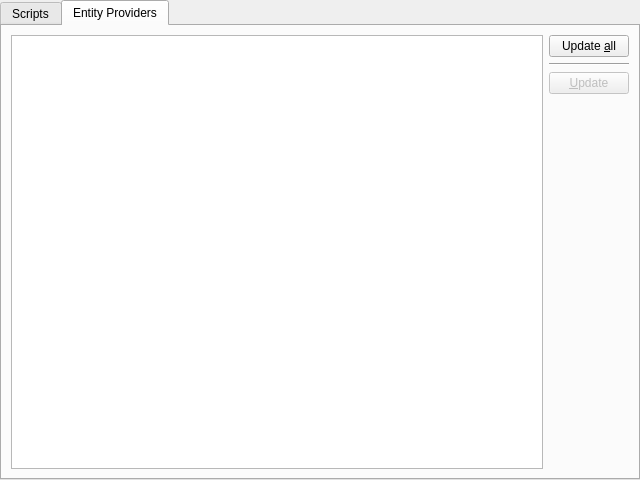
<?xml version="1.0" encoding="UTF-8"?>
<ui version="4.0">
 <class>ScriptPage</class>
 <widget class="QWidget" name="ScriptPage">
  <property name="geometry">
   <rect>
    <x>0</x>
    <y>0</y>
    <width>640</width>
    <height>480</height>
   </rect>
  </property>
  <property name="windowTitle">
   <string>Form</string>
  </property>
  <layout class="QGridLayout" name="gridLayout">
   <property name="leftMargin">
    <number>0</number>
   </property>
   <property name="topMargin">
    <number>0</number>
   </property>
   <property name="rightMargin">
    <number>0</number>
   </property>
   <property name="bottomMargin">
    <number>0</number>
   </property>
   <item row="0" column="0">
    <widget class="QTabWidget" name="tabWidget">
     <property name="currentIndex">
      <number>1</number>
     </property>
     <widget class="QWidget" name="tab">
      <attribute name="title">
       <string>Scripts</string>
      </attribute>
      <layout class="QGridLayout" name="gridLayout_2">
       <item row="0" column="0" rowspan="5">
        <widget class="QTreeView" name="scriptsView">
         <property name="rootIsDecorated">
          <bool>false</bool>
         </property>
        </widget>
       </item>
       <item row="4" column="1">
        <spacer name="verticalSpacer">
         <property name="orientation">
          <enum>Qt::Vertical</enum>
         </property>
         <property name="sizeHint" stdset="0">
          <size>
           <width>20</width>
           <height>331</height>
          </size>
         </property>
        </spacer>
       </item>
       <item row="3" column="1">
        <widget class="QPushButton" name="reloadBtn">
         <property name="enabled">
          <bool>false</bool>
         </property>
         <property name="text">
          <string>&amp;Reload</string>
         </property>
        </widget>
       </item>
       <item row="2" column="1">
        <widget class="Line" name="line">
         <property name="orientation">
          <enum>Qt::Horizontal</enum>
         </property>
        </widget>
       </item>
       <item row="0" column="1">
        <widget class="QPushButton" name="updateAllBtn">
         <property name="text">
          <string>Update &amp;all</string>
         </property>
        </widget>
       </item>
       <item row="1" column="1">
        <widget class="QPushButton" name="reloadAllBtn">
         <property name="text">
          <string>Reload all</string>
         </property>
        </widget>
       </item>
      </layout>
     </widget>
     <widget class="QWidget" name="tab_2">
      <attribute name="title">
       <string>Entity Providers</string>
      </attribute>
      <layout class="QGridLayout" name="gridLayout_3">
       <item row="0" column="0" rowspan="4">
        <widget class="QTreeView" name="providersView">
         <attribute name="headerVisible">
          <bool>false</bool>
         </attribute>
        </widget>
       </item>
       <item row="0" column="1">
        <widget class="QPushButton" name="updateAllProvidersBtn">
         <property name="text">
          <string>Update &amp;all</string>
         </property>
        </widget>
       </item>
       <item row="1" column="1">
        <widget class="Line" name="line_2">
         <property name="orientation">
          <enum>Qt::Horizontal</enum>
         </property>
        </widget>
       </item>
       <item row="2" column="1">
        <widget class="QPushButton" name="updateProviderBtn">
         <property name="enabled">
          <bool>false</bool>
         </property>
         <property name="text">
          <string>&amp;Update</string>
         </property>
        </widget>
       </item>
       <item row="3" column="1">
        <spacer name="verticalSpacer_2">
         <property name="orientation">
          <enum>Qt::Vertical</enum>
         </property>
         <property name="sizeHint" stdset="0">
          <size>
           <width>20</width>
           <height>361</height>
          </size>
         </property>
        </spacer>
       </item>
      </layout>
     </widget>
    </widget>
   </item>
  </layout>
 </widget>
 <resources/>
 <connections/>
</ui>
